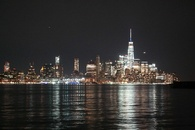
#> input picture Task/PRACTIC/number_10/imageExample3.jpg, 195 x 130 px, shrunk from 499 x 333 before the run
$ python ScikitKMeansCompressorMain.py
#> lines starting #> are read from the running program, lines starting #| are printed output that depends on the picture
#> the answer given: 3
#> the answer given: 3
### Task/PRACTIC/number_10/ScikitKMeansCompressor.py
import numpy as np
import matplotlib
from PIL import Image
import time

def test_time(fn):
    def wrapper(*args):
        st = time.time()
        fn(*args)
        dt = time.time() - st
        print(f"\nВремя работы: {dt} сек")
    return wrapper

def kmeans(Input, K, Max_iters):

#> called with Input = array of shape (25350, 3), K = 3, Max_iters = 3
    N, D = np.shape(Input)
#> N = 25350; D = 3
    R = np.random.permutation(N)
    Kvec = Input[R[0:K], :]
#> Kvec = [[90, 79, 73], [19, 20, 14], [67, 56, 50]]
    Distance = np.zeros((N, K))

    for nn in range(0, Max_iters):
        F = np.zeros((N, K))
        for kk in range(0, K):
            Distance[:, kk] = np.sum(np.square(Input - np.tile(Kvec[kk, :],
                                                               (N, 1)), dtype=np.float64), axis=1 )
        Dmin = Distance.argmin(axis=1) % Distance.shape[1]
        for mm in range(0,K):
            if np.size(Dmin[mm == Dmin]) >0:
                Kvec[mm,:] = np.mean(Input[mm == Dmin], axis=0)
        for ii in range(0,N):
            F[ii, Dmin[ii]] = 1
        error = sum(sum((F*Distance)/N))
        print('Error = ' + str(error))
#> after the loop, Kvec = [[150.4, 145, 137], [29.87, 29.63, 28.94], [61.66, 56.8, 54.21]]
    return Kvec, Dmin


@test_time
def Compressor(requestedFile, K, maxIters):

    datain = np.asarray(Image.open(requestedFile), dtype=np.float64)
    reshapedData = np.reshape(datain, (np.size(datain, 0) * np.size(datain, 1), np.size(datain, 2)))

    if K <= 64:
        Kvec, Dmin = kmeans(reshapedData, K, maxIters)
        Dvec = np.zeros((len(Dmin), len(Kvec[0, :])))
        for jj in range(0, K):
            Dvec[jj == Dmin, :] = Kvec[jj, :]
        imout = np.reshape(np.uint8(Dvec), (np.size(datain, 0), np.size(datain, 1), len(Kvec[0, :])))
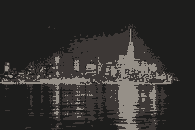
#> imout: shape (130, 195, 3); mean R, G, B 50.7, 48.7, 46.7
        im = Image.fromarray(imout, 'RGB')
        im.show()
        if (K <= 256 and maxIters == 5):
            if ((requestedFile == "imageExample1.jpg") or (requestedFile == "imageExample2.jpg") or
                (requestedFile == "imageExample3.jpg") or (requestedFile == "imageExample4.jpg") or
                    (requestedFile == "imageExample5.jpg")):
                savePattern = f"Image Examples/imageExampleIters{maxIters}K{K}.jpg"
            else:
                savePattern = f"Scikit Compressor/outputK{K}.jpg"
        else:
            savePattern = f"K-means Compressor/outputIters{maxIters}K{K}.jpg"
        im.save(savePattern, "JPEG", optimize=True)

### Task/PRACTIC/number_10/ScikitKMeansCompressorMain.py
import ScikitKMeansCompressor

requestedFile = "imageExample3.jpg"
K = int(input("Введите количество цветов: "))
maxIters = int(input("Введите количество итераций: "))
print("\n")

ScikitKMeansCompressor.Compressor(requestedFile, K, maxIters)
